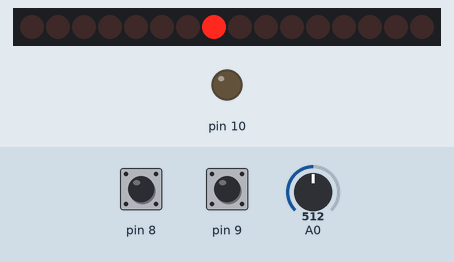
This sketch was run on a simulated Arduino Uno, built with avr-gcc and run on an emulated ATmega328P. On the bench: 16 port-expander outputs drawn as a row of LEDs (first output left, lit = HIGH), output pins drawn as LEDs (lit = HIGH). Wiring (inferred from the names in the program): MCP23017 port expander at I2C address 0x20. Wiring (inferred from the signals the program sends): row of LEDs: on Q0, Q1, Q2, Q3, Q4, Q5, Q6, Q7, Q8, Q9, Q10, Q11, Q12, Q13, Q14, Q15. The inputs (shaded band) are chosen by the test bench; at power-on: pin 8 HIGH, pin 9 HIGH, A0 = 512.

Above: at 1.2 s.
1.3 s: pin 8 pulled LOW for 0.15 s
At 1.9 s:
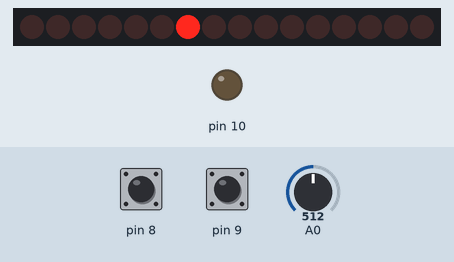
2.9 s: pin 9 pulled LOW for 0.15 s
At 3.7 s:
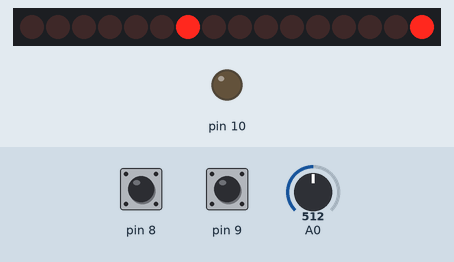
4.5 s: pin 8 pulled LOW for 1 s
At 6.7 s:
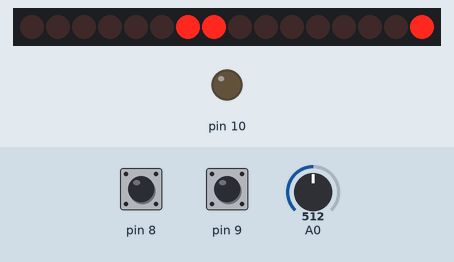
7.0 s: pin 9 pulled LOW for 1 s
At 8.0 s:
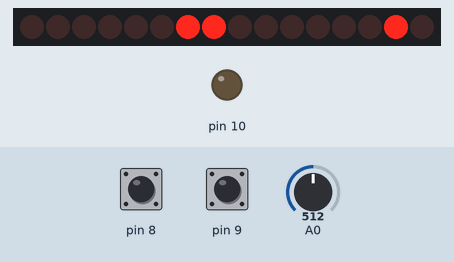
9.5 s: pin 8 pulled LOW for 0.15 s
At 10.6 s:
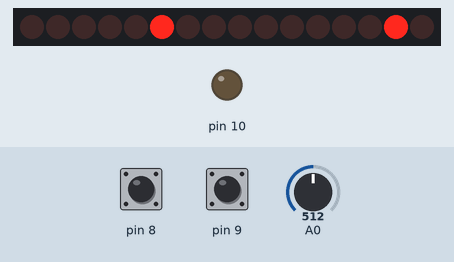
11.1 s: pin 9 pulled LOW for 0.15 s
At 12.3 s:
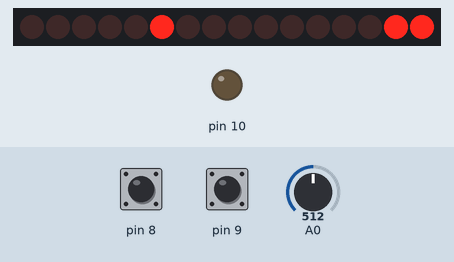
Timing chart, 0 to 13.7 s (numbered marks = the images above; inputs shaded):
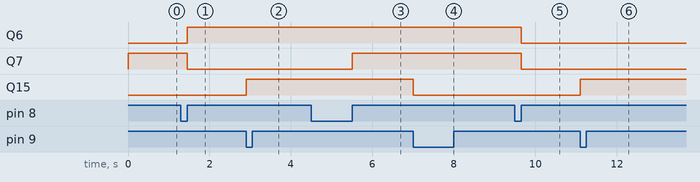

Measured:
- after the input at 1.3 s, Q6: LOW → HIGH after 0.15 s; Q7: HIGH → LOW after 0.15 s
- after the input at 2.9 s, Q15: LOW → HIGH at once
- after the input at 4.5 s, Q7: LOW → HIGH after 1.0 s
- after the input at 7.0 s, Q15: HIGH → LOW at once
- after the input at 9.5 s, Q6, Q7: HIGH → LOW after 0.15 s
- after the input at 11.1 s, Q15: LOW → HIGH at once

The sketch:

Nixie.ino
```cpp
#include <EEPROM.h>
#include <Wire.h>

#define GPIOADDR 0x20
#define GPIOHOURS 0x13
#define GPIOMINUTES 0x12

int hours = 0;
int minutes = 0;
int seconds = 0;
int cycles = 0;
bool trigger = false;
bool lastTrigger = false;
bool hourSet = false;
bool hourSetLast = false;
bool minuteSet = false;
bool minuteSetLast = false;

void setup(){
  pinMode(10, OUTPUT);
  pinMode(9, INPUT_PULLUP);
  pinMode(8, INPUT_PULLUP);
  // Initialize MCP23017
  Wire.begin();
  Wire.beginTransmission(GPIOADDR);
  Wire.write(0x00);
  Wire.write(0x00);
  Wire.endTransmission();
  Wire.beginTransmission(GPIOADDR);
  Wire.write(0x01);
  Wire.write(0x00);
  Wire.endTransmission();
  hours = EEPROM.read(0);
  minutes = EEPROM.read(1);}

void loop() {
 int line = analogRead(0);
 lastTrigger = trigger;
 if(line > 600 && !trigger){trigger = true;}
 else if(line < 400 && trigger){trigger = false;}
 if(!lastTrigger && trigger){cycles++;}
 if(cycles > 59){
  cycles = 0;
  seconds++;
  if(digitalRead(10) == HIGH){digitalWrite(10, LOW);}
  else{digitalWrite(10, HIGH);}
}
 if(seconds > 59){
  seconds = 0;
  minutes++;
  EEPROM.write(0, hours);
  EEPROM.write(1, minutes);
}
 if(minutes > 59){
  minutes = 0;
  hours++;}
 if(hours > 23){hours = 0;}
 hourSetLast = hourSet;
 if(digitalRead(9) == LOW){hourSet = true;}
 else{hourSet = false;}
 minuteSetLast = minuteSet;
 if(digitalRead(8) == HIGH){minuteSet = true;}
 else{minuteSet = false;}
 if(hourSet && !hourSetLast){
  hours++;
  seconds = 0;}
 if(minuteSet && !minuteSetLast){
  minutes++;
  seconds = 0;}


 writeHours(hours);
 writeMinutes(minutes);}

void writeHours(int value){writeGpio(GPIOHOURS, value);}
void writeMinutes(int value){writeGpio(GPIOMINUTES, value);}
void writeGpio(byte address, int value){
  byte tens = value / 10;
  byte ones = value - (tens * 10);
  byte output = 0x00;
  //There is an endianness bug in hardware; fixing it here because laziness.
  output |= tens;
  output |= ones<<4;
  output = nybbleFlip(output);
  Wire.beginTransmission(GPIOADDR);
  Wire.write(address);
  Wire.write(output);
  Wire.endTransmission();}

byte nybbleFlip(byte input){
 byte output = 0x00;
 if((input & 0x08) == 0x08){output |= 0x01;}
 if((input & 0x04) == 0x04){output |= 0x02;}
 if((input & 0x02) == 0x02){output |= 0x04;}
 if((input & 0x01) == 0x01){output |= 0x08;}
 if((input & 0x80) == 0x80){output |= 0x10;}
 if((input & 0x40) == 0x40){output |= 0x20;}
 if((input & 0x20) == 0x20){output |= 0x40;}
 if((input & 0x10) == 0x10){output |= 0x80;}
 return output;}
```
